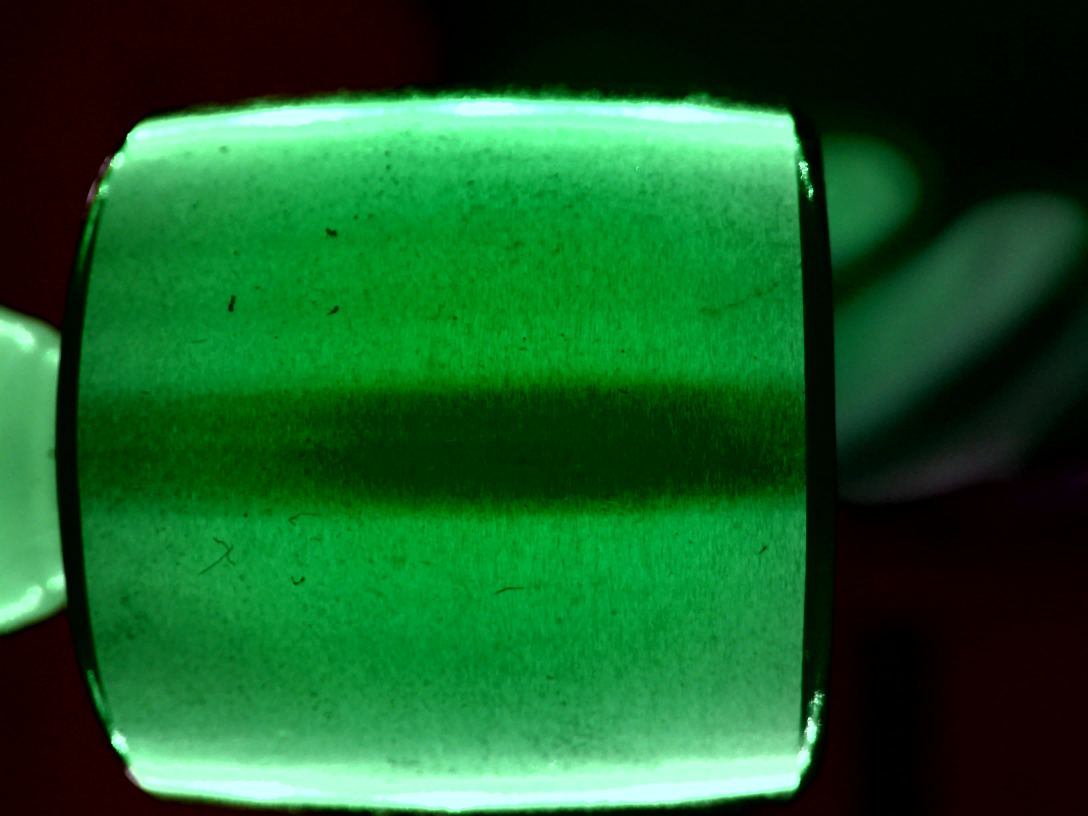
#> input picture cam/c02.jpg, 3264 x 2448 px, found by its file name (shown at 1/3 size)
$ python crop_lib.py
#> lines starting #> are read from the running program, lines starting #| are printed output that depends on the picture; after the words box and inside, x2 and y2 are one past the last pixel; in counts of white or black regions, pixels touching at a corner belong together
### lib/image_lib.py
import sys
import os
import numpy as np
import matplotlib.pyplot as plt
from PIL import Image


def load_img(filename, size=(512, 512), color=False, array=True):

    """Load and return an image-object from the standard path."""
#> called with filename = 'c02.jpg', size = (600, 800), color = False, array = True
    path = os.getcwd()
    test_images_path = '/home/tintin/rongheng/cv/test_images/'
    os.chdir(test_images_path)
    try:
        img = Image.open(filename)
#> img is the input picture: PIL image 3264x2448 RGB; mean R, G, B 24.7, 93.3, 40.8
    except FileNotFoundError:
        print("Error: Image", filename ,"not found")
        sys.exit(1)
    # Back to original path
    os.chdir(path)

    height, width = size
    img.thumbnail((width, height))
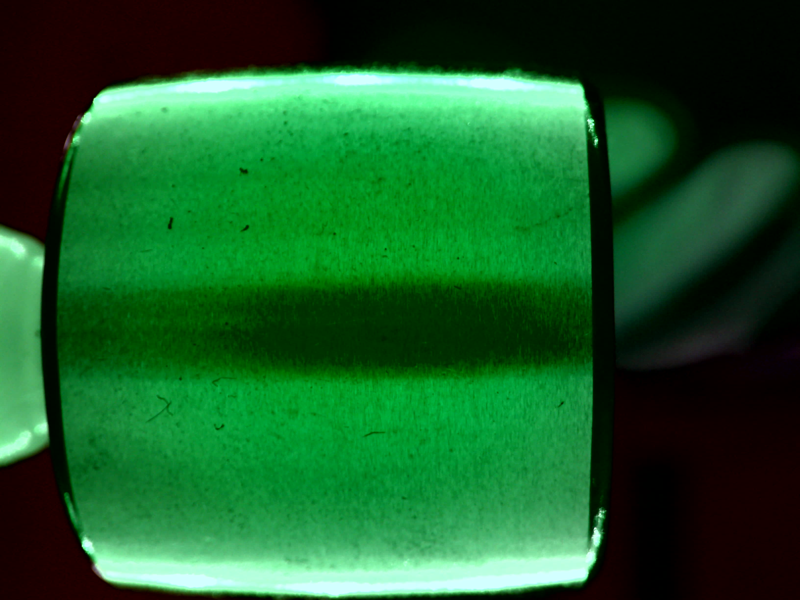
#> img: PIL image 800x600 RGB; mean R, G, B 24.7, 93.4, 40.9

    if not color:
        # convert to grayscale
        img = img.convert('L')
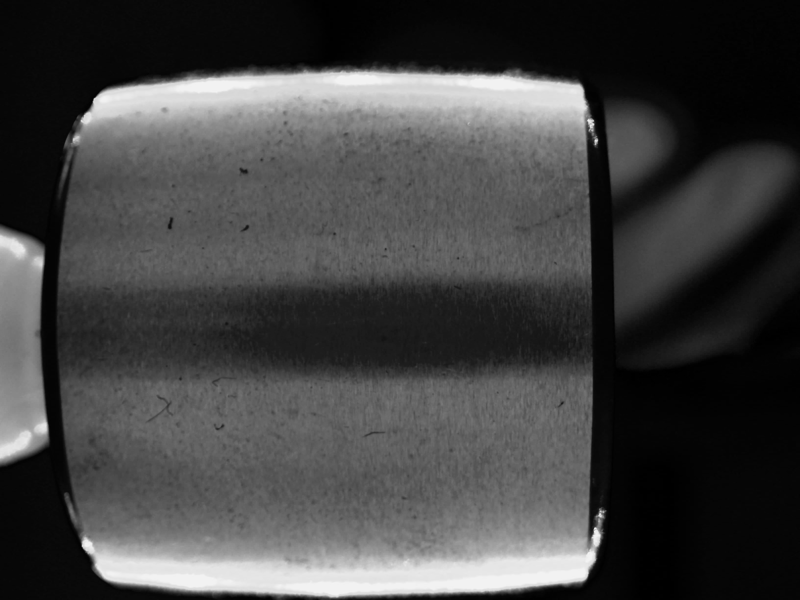
#> img: PIL image 800x600 L; min 0, max 244, mean 66.9

    if array:
        # return as np.array
        img_array = np.array(img)
        return img_array
    else:
        # return as Pillow.Image
        return img


# [12 lines left out: functions save_img, img_list, not called in this run]


def resize_img(img_array, size):
    """Resize an image array unsing PIL."""
    img = Image.fromarray(np.uint8(img_array))
    height, width = size
    resized = np.array(img.resize((width, height)))

    # Calcualte Scaling Factor
    org_height, org_width = img_array.shape
    new_height, new_width = resized.shape

    scale = new_height/ org_height

    return resized, scale


# [49 lines left out: functions show_hist, eq_hist, show_img, normalize, not called in this run]


# [9 lines that do not run on import are left out]

### lib/crop_lib.py
from ipywidgets import interactive

import numpy as np
import itertools as it
import matplotlib.pyplot as plt

from scipy.ndimage import morphology, measurements

from skimage.morphology import remove_small_objects, convex_hull_image
from skimage.measure import label
from skimage.transform import hough_line, hough_line_peaks, ProjectiveTransform, warp


def mark_region(img):
    # Make smaller so that hough lines later always finds the right 4 lines
    height, width = (150, 200)
    size = height*width
    img, scale = resize_img(img, (height, width))

    markers = np.zeros_like(img)
    markers[img > 255*0.05] = 1
    markers[img > 255*0.6] = 0

    erosion = morphology.binary_erosion(markers, iterations=10)
    labled, _ = measurements.label(erosion)
    bearing = remove_small_objects(labled, size*0.2)
    mask = convex_hull_image(bearing)
    inside = morphology.binary_erosion(mask, iterations=4)
    border = mask.astype(int) - inside.astype(int)

    return border, scale


def fit_lines(border, scale):
    h, theta, d = hough_line(border)
    hough_lines = zip(*hough_line_peaks(h, theta, d))
    lines = []

    def line_points(angle, dist, border):
        _, width = border.shape
        line_equation = lambda x: (dist - x * np.cos(angle))/np.sin(angle)
        p1, p2 = [(x, line_equation(x)) for x in np.linspace(0, width/scale, 2)]

        return p1, p2

    for _, angle, dist in hough_lines:
        # Scale back the Lines
        dist = dist * 1/scale
        l = line_points(angle, dist, border)

        lines.append(l)

    return lines


def find_intersections(line_points, shape):
    height, width = shape
    def line(p1, p2):
        A = (p1[1] - p2[1])
        B = (p2[0] - p1[0])
        C = (p1[0]*p2[1] - p2[0]*p1[1])

        return A, B, -C

    def intersect(L1, L2):
        D  = L1[0] * L2[1] - L1[1] * L2[0]
        Dx = L1[2] * L2[1] - L1[1] * L2[2]
        Dy = L1[0] * L2[2] - L1[2] * L2[0]
        if D != 0:
            x = Dx / D
            y = Dy / D
            if 0 < x <= width and 0 < y <= height:
                return x,y
        else:
            return False

    lines_permut = list(it.combinations(line_points, 2))
    intersections = []

    for l1, l2 in lines_permut:
        L1 = line(*l1)
        L2 = line(*l2)
        r = intersect(L1, L2)
        if r:
            intersections.append(r)

    intersections.sort(key= lambda x: (x[0] + x[1]))
    top_left = intersections.pop(0)
    bottom_right = intersections.pop()
    intersections.sort(key= lambda x: (x[0]))
    top_right = intersections.pop()
    bottom_left = intersections.pop(0)

    return top_left, bottom_left, top_right, bottom_right


def warp_to_corners(img, top_left, bottom_left, top_right, bottom_right):
    height, width = img.shape

    src = np.array([[0, 0], [0, height], [width, height], [width, 0]])
    dst = np.array([top_left, bottom_left, bottom_right, top_right])

    tform3 = ProjectiveTransform()
    tform3.estimate(src, dst)

    new_shape = (int(height*0.8), int(width*0.8))
    warped = warp(img, tform3, output_shape=img.shape)

    return warped


if __name__ == '__main__':
    from image_lib import resize_img, load_img, show_img

    img = load_img("c02.jpg", size=(600, 800))
    print(img.shape)
#| (600, 800)
    height, width = img.shape
#> height = 600; width = 800
    border, scale = mark_region(img)
#> in mark_region, `img, scale = resize_img(img, (height, width))`: scale = 0.25
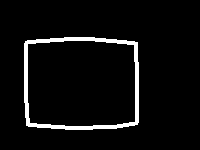
#> border: shape (150, 200) int64; values 0 (black) and 1 (white), 5.1% white; 1 white region, box (x1, y1, x2, y2) and area: (24, 37, 139, 130) 1516
#> scale = 0.25

    line_points = fit_lines(border, scale)
#> in fit_lines, `h, theta, d = hough_line(border)`:
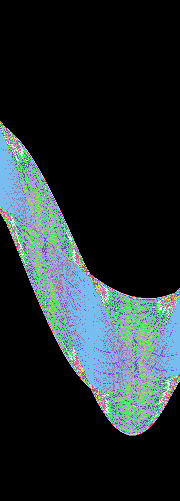
#> h: shape (501, 180) uint64; 95 distinct labels, from 0 to 101; one colour per label, 0 black
#> in fit_lines, `h, theta, d = hough_line(border)`: theta = 180 values from -1.57 to 1.55; d = 501 values from -250 to 250
#> the loop in fit_lines, `for _, angle, dist in hough_lines:` made 4 passes
#> (angle, dist, l) on passes 1 to 2: (-1.57, -504, ((0, 504), (800, 504))), (-1.57, -160, ((0, 160), (800, 160)))
#> (angle, dist, p1 in line_points, p2 in line_points) on passes 3 to 4: (0, 112, (0, inf), (800, -inf)), (0, 544, (0, inf), (800, -inf))
#> after the loop in fit_lines, `for _, angle, dist in hough_lines:`: lines = [((0, 504), (800, 504)), ((0, 160), (800, 160)), ((0, inf), (800, -inf)), ((0, inf), (800, -inf))]
#> line_points has the same summary as lines in fit_lines

    print(border.shape)
#| (150, 200)
    border, _ = resize_img(border, img.shape)
#> call 2 of resize_img, with size = (600, 800)
#> in resize_img (call 2), `resized = np.array(img.resize((width, height)))`:
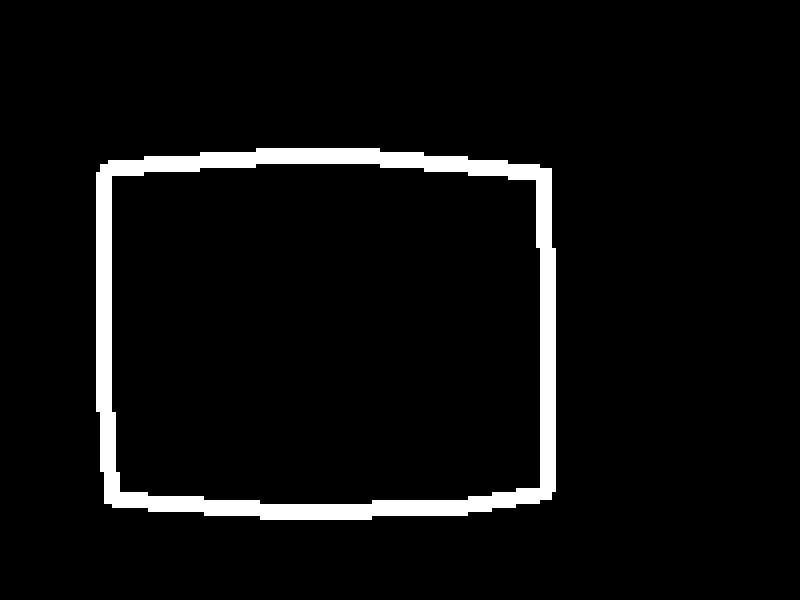
#> resized: shape (600, 800); values 0 (black) and 1 (white), 5.1% white; 1 white region, box (x1, y1, x2, y2) and area: (96, 148, 556, 520) 24256
    print(border.shape)
#| (600, 800)

    fig, ax = plt.subplots()
    ax.imshow(img+ border*100, cmap="gray")

    for p1, p2 in line_points:
        x, y = zip(p1, p2)
        plt.plot(x, y, "-")
#> this loop made 4 passes
#> (p1, p2, y) on passes 1 to 4: ((0, 504), (800, 504), (504, 504)), ((0, 160), (800, 160), (160, 160)), ((0, inf), (800, -inf), (inf, -inf)), ((0, inf), (800, -inf), (inf, -inf))

    ax.set_xlim((0, width))
    ax.set_ylim((height, 0))
    #plt.show()

    intersections = find_intersections(line_points, img.shape)
#> in find_intersections, `lines_permut = list(it.combinations(line_points, 2))`: lines_permut = 6 items
#> the loop in find_intersections, `for l1, l2 in lines_permut:` made 6 passes
#> (l1, l2, L1, L2, D in intersect, Dx in intersect) on passes 2 to 5: (((0, 504), (800, 504)), ((0, inf), (800, -inf)), (-5.68e-14, 800, 403200), (inf, 800, nan), -inf, nan), (((0, 504), (800, 504)), ((0, inf), (800, -inf)), (-5.68e-14, 800, 403200), (inf, 800, nan), -inf, nan), (((0, 160), (800, 160)), ((0, inf), (800, -inf)), (-5.68e-14, 800, 128000), (inf, 800, nan), -inf, nan), (((0, 160), (800, 160)), ((0, inf), (800, -inf)), (-5.68e-14, 800, 128000), (inf, 800, nan), -inf, nan)
#> (l1, l2, L1, L2, D in intersect, Dx in intersect, Dy in intersect) on pass 1: (((0, 504), (800, 504)), ((0, 160), (800, 160)), (-5.68e-14, 800, 403200), (-5.68e-14, 800, 128000), 0, 220160000, 1.56e-08)
#> after the loop in find_intersections, `for l1, l2 in lines_permut:`: intersections = []
#> (the run stopped early here; a loop or call above may not have finished)
